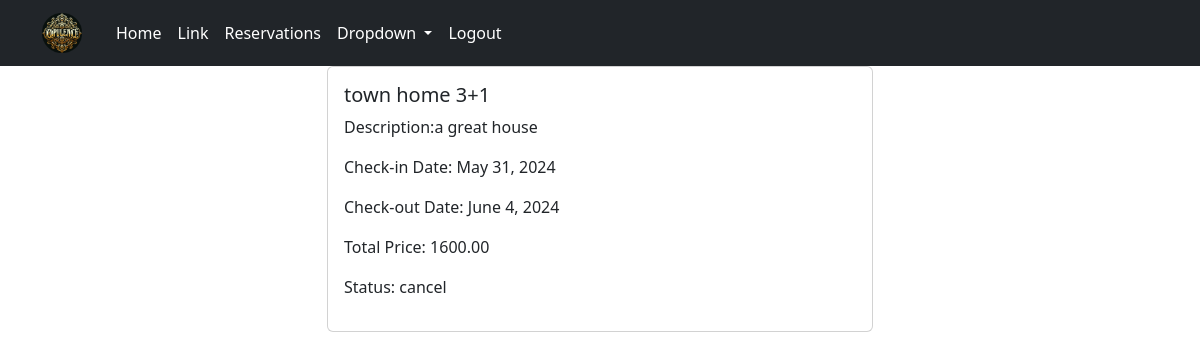
The page /res/res-details/32 (signed in) on the database as committed earlier.
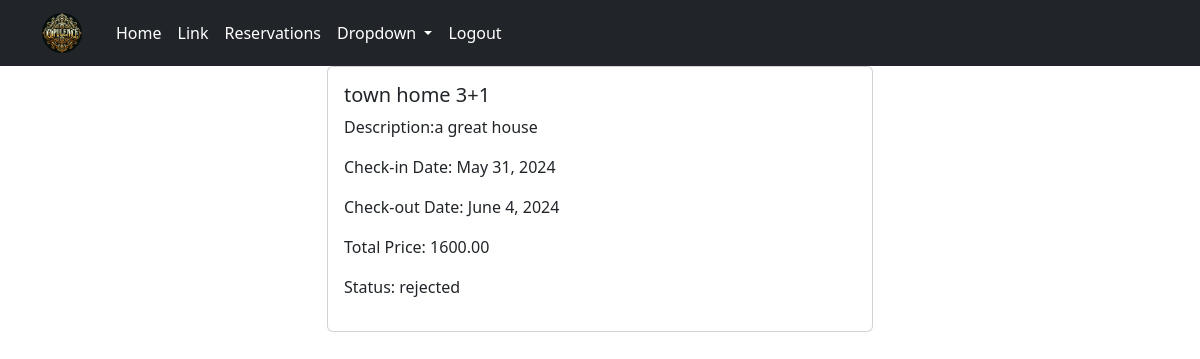
The same page on the database as committed later.
### reservations/models.py (models this page shows, shortened)
class Reservation(models.Model):
    user = models.ForeignKey(settings.AUTH_USER_MODEL, null=True, blank=True, on_delete=models.CASCADE)
    apartment = models.ForeignKey(Apartment, on_delete=models.CASCADE)
    check_in_date = models.DateField()
    check_out_date = models.DateField()
    total_price = models.DecimalField(max_digits=10, decimal_places=2)
    reservation_status = models.ForeignKey(ReservationStatus, on_delete=models.CASCADE,default=1)

class ReservationStatus(models.Model):
    status_name = models.CharField(max_length=100, unique=True)
    def __str__(self):
        return self.status_name

### apartments/models.py (models this page shows)
class Apartment(models.Model):
    category = models.ForeignKey(Category, on_delete=models.CASCADE)
    country=models.ForeignKey(Country,on_delete=models.SET_NULL,null=True,blank=True)
    city = models.ForeignKey(City, on_delete=models.CASCADE)
    apt_name = models.CharField(max_length=255)
    description = models.TextField()
    cover_image=models.ImageField(upload_to='covers/',null=True)
    district = models.CharField(max_length=30)
    is_active = models.BooleanField(default=True)
    is_booked = models.BooleanField(default=False)
    rooms = models.IntegerField()
    beds = models.IntegerField()
    bath_rooms = models.IntegerField()
    wifi = models.BooleanField(default=False)
    tv = models.BooleanField(default=False)
    price_per_night = models.DecimalField(max_digits=10, decimal_places=2)
    user = models.ForeignKey(settings.AUTH_USER_MODEL, null=True, blank=True, on_delete=models.CASCADE)
    created_at = models.DateTimeField(auto_now_add=True,null=True)
    updated_at = models.DateTimeField(auto_now=True,null=True)
    def __str__(self):
        return self.apt_name

### reservations/views.py (the view)
# urls.py: path("res-details/<int:pk>", ReservationDetailView.as_view(), name='detail-reserv'),
class ReservationDetailView(LoginRequiredMixin, DetailView):
    model = Reservation
    template_name = "reservations/res_detail.html"
    context_object_name = "reservation"
    def get_queryset(self):
        reservations = Reservation.objects.filter(user=self.request.user)
        return reservations
    def get(self, request, *args, **kwargs):
        queryset = self.get_queryset()
        if queryset.exists():
            return super().get(request, *args, **kwargs)
        else:
            return HttpResponseRedirect(reverse('error-url'))

### templates/reservations/res_detail.html (shortened to what this page needs)
{% extends "base.html" %}
{% load static %}
{% block content %}
{% if reservation %}
<div class="container">
  <div class="row">
    <div class="col-md-6 offset-md-3">
      <div class="card">
        <div class="card-body">
          <h5 class="card-title">{{ reservation.apartment }}</h5>
          <p>Description:{{ reservation.apartment.description }}</p>
          <p>Check-in Date: {{ reservation.check_in_date }}</p>
          <p>Check-out Date: {{ reservation.check_out_date }}</p>
          <p>Total Price: {{ reservation.total_price }}</p>
          <p>Status: {{ reservation.reservation_status }}</p>
        </div>
      </div>
    </div>
  </div>
</div>
{% else %}
                    <script>
                        window.location.href = "some-thing-wrong";
                    </script>
{% endif %}
{% endblock content %}

Rows that differ between the two databases and show on the page:
changed Reservation "town home 3+1": reservation_status "cancel" → "rejected"
